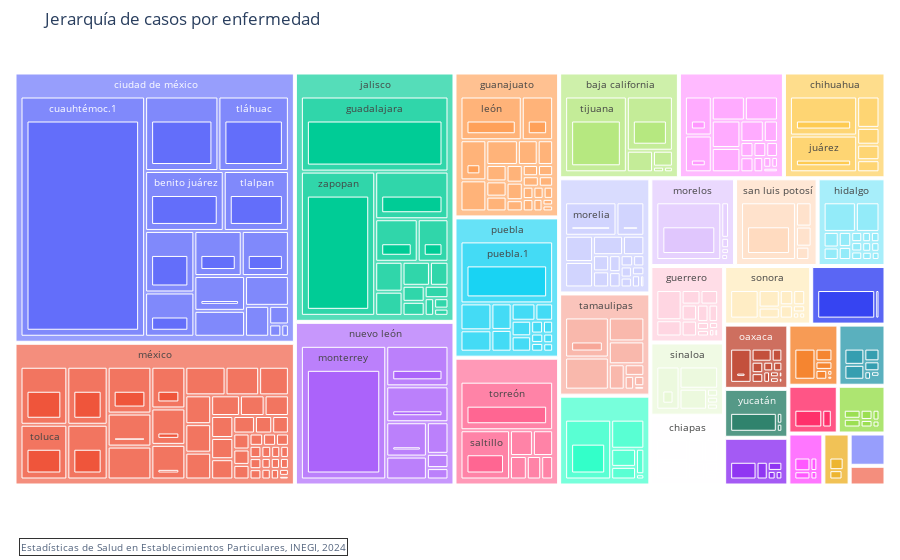

Notebook code cell kept with this figure:
### Code cell
#Gráfica jeráquica 
fig_treemap = px.treemap(enfermedades_estados, path = ["entidad", "mun", "enfermedades"], values = "casos", title = "Jerarquía de casos por enfermedad", custom_data=['casos'])

fig_treemap.update_traces(
    hovertemplate='<b>%{label}</b><br>Casos: %{customdata[0]:,}<extra></extra>',
    texttemplate='<b>%{label}</b><br>%{customdata[0]:,}',
    textposition="middle center"
    
)

fig_treemap.update_traces(
    texttemplate='<b>%{label}</b><br>Casos: %{value:,}',
    textposition="middle center"
    
)

fig_treemap.update_layout(
    uniformtext=dict(minsize=10, mode='hide')  
)

fuente = "Estadísticas de Salud en Establecimientos Particulares, INEGI, 2024"

fig_treemap.add_annotation(
    xref="paper", yref="paper",
    x=0.01, y=-0.15,  
    text=fuente,
    showarrow=False,
    font=dict(size=10),
    align="left",
    bordercolor="black",
    borderwidth=1,
    bgcolor="white",
    opacity=0.8
)

fig_treemap.update_layout(
    margin=dict(t=50, l=10, r=10, b=70)  
)


from IPython.display import display
display(fig_treemap)

### Figure 1 — Plotly figure (JSON) as saved in the notebook; plotly's stock layout.template omitted (floating-point values rounded to 4 significant figures; data arrays with more than 128 entries replaced by an {"elided": "..."} marker saying what was removed)
{"data": [{"branchvalues": "total", "customdata": {"elided": "784x1 int values"}, "domain": {"x": [0, 1], "y": [0, 1]}, "hovertemplate": "<b>%{label}</b><br>Casos: %{customdata[0]:,}<extra></extra>", "ids": {"elided": "784 str values"}, "labels": {"elided": "784 str values"}, "name": "", "parents": {"elided": "784 str values"}, "textposition": "middle center", "texttemplate": "<b>%{label}</b><br>Casos: %{value:,}", "type": "treemap", "values": {"elided": "784 int values"}}], "layout": {"annotations": [{"align": "left", "bgcolor": "white", "bordercolor": "black", "borderwidth": 1, "font": {"size": 10}, "opacity": 0.8, "showarrow": false, "text": "Estadísticas de Salud en Establecimientos Particulares, INEGI, 2024", "x": 0.01, "xref": "paper", "y": -0.15, "yref": "paper"}], "legend": {"tracegroupgap": 0}, "margin": {"b": 70, "l": 10, "r": 10, "t": 50}, "title": {"text": "Jerarquía de casos por enfermedad"}, "uniformtext": {"minsize": 10, "mode": "hide"}}}
